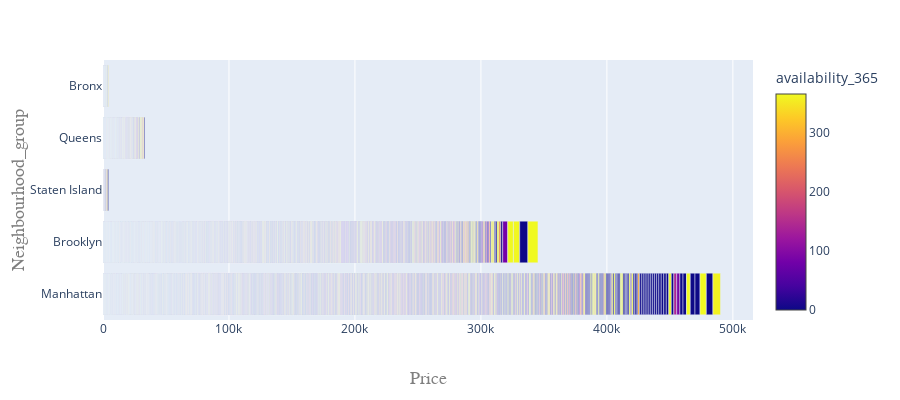

Notebook source saved alongside this figure:
### Code cell
data=df[:5000].sort_values('price')
fig=px.bar(data, x='price', y='neighbourhood_group', color='availability_365', orientation='h',
          hover_data=['host_name','minimum_nights'], height=400)
fig.update_layout(xaxis=go.layout.XAxis(title=go.layout.xaxis.Title(text='Price',
                                                                       font=dict(family='Courier New, monospace',size=18, color='#7f7f7f'))),
                                    yaxis=go.layout.YAxis(title=go.layout.yaxis.Title(text='Neighbourhood_group',
                                                                       font=dict(family='Courier New, monospace',size=18, color='#7f7f7f'))))
fig.show()

### Figure 1 — Plotly figure (JSON) as saved in the notebook; plotly's stock layout.template omitted (floating-point values rounded to 4 significant figures; data arrays with more than 128 entries replaced by an {"elided": "..."} marker saying what was removed)
{"data": [{"alignmentgroup": "True", "customdata": {"elided": "5000x2 mixed values"}, "hoverlabel": {"namelength": 0}, "hovertemplate": "price=%{x}<br>neighbourhood_group=%{y}<br>host_name=%{customdata[0]}<br>minimum_nights=%{customdata[1]}<br>availability_365=%{marker.color}", "legendgroup": "", "marker": {"color": {"elided": "5000 int values"}, "coloraxis": "coloraxis"}, "name": "", "offsetgroup": "", "orientation": "h", "showlegend": false, "textposition": "auto", "type": "bar", "x": {"elided": "5000 int values"}, "xaxis": "x", "y": {"elided": "5000 str values"}, "yaxis": "y"}], "layout": {"barmode": "relative", "coloraxis": {"colorbar": {"title": {"text": "availability_365"}}, "colorscale": [[0, "#0d0887"], [0.1111, "#46039f"], [0.2222, "#7201a8"], [0.3333, "#9c179e"], [0.4444, "#bd3786"], [0.5556, "#d8576b"], [0.6667, "#ed7953"], [0.7778, "#fb9f3a"], [0.8889, "#fdca26"], [1, "#f0f921"]]}, "height": 400, "legend": {"tracegroupgap": 0}, "margin": {"t": 60}, "xaxis": {"title": {"font": {"color": "#7f7f7f", "family": "Courier New, monospace", "size": 18}, "text": "Price"}}, "yaxis": {"title": {"font": {"color": "#7f7f7f", "family": "Courier New, monospace", "size": 18}, "text": "Neighbourhood_group"}}}}
